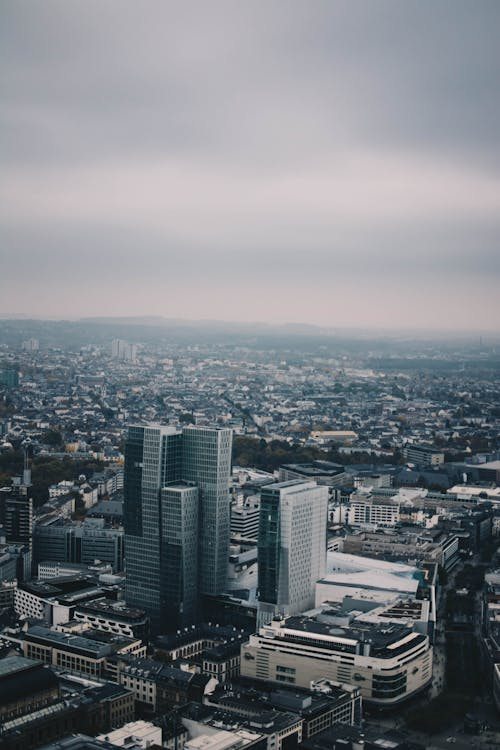
#> input picture odev/city.jpeg, 500 x 750 px
$ python main.py   (older library calls are emulated)
#> lines starting #> are read from the running program, lines starting #| are printed output that depends on the picture
import cv2
import matplotlib.pyplot as plt

image = cv2.imread('city.jpeg')
#> image is the input picture: shape (750, 500, 3); mean B, G, R 130.4, 124.6, 119.8

im_rgb = cv2.cvtColor(image,cv2.COLOR_BGR2RGB)


median_filter_image = cv2.blur(im_rgb,(4,4))
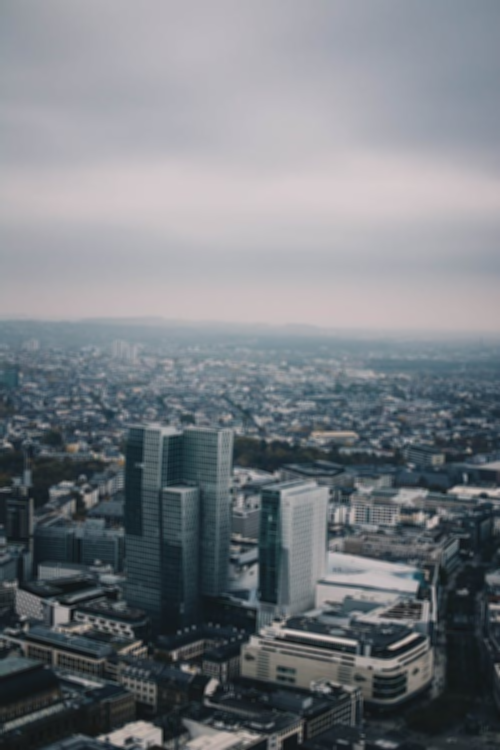
#> median_filter_image: shape (750, 500, 3); mean R, G, B 120, 124.8, 130.5


laplace_filtered_image = cv2.Laplacian(median_filter_image,cv2.CV_64F)
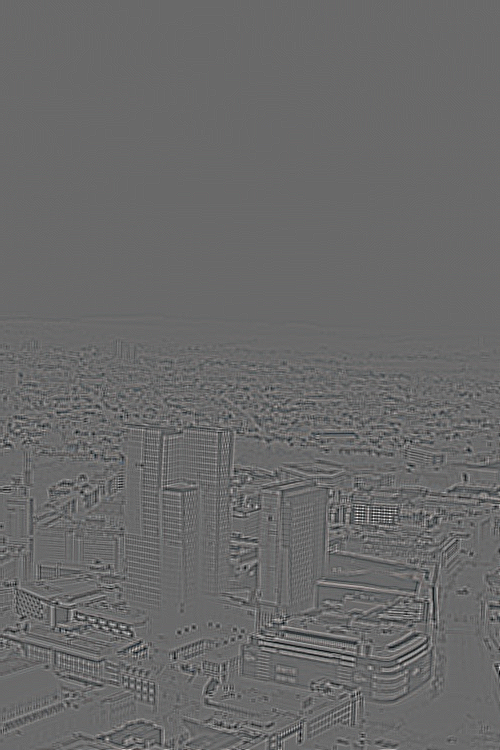
#> laplace_filtered_image: shape (750, 500, 3) float64; mean R, G, B 0, 0, 0; drawn with min black and max white


plt.figure(figsize=(15,5))

plt.subplot(1,3,1)
plt.imshow(image)
plt.title("Orijinal Resim")
plt.axis("off")

plt.subplot(1,3,2)
plt.imshow(median_filter_image)
plt.title("Orijinal Resme Medyan Filresi Uygulanmis Resim")
plt.axis("off")

plt.subplot(1,3,3)
plt.imshow(laplace_filtered_image)
plt.title("Medyan filtresi Uygulanmis Resme Laplas Filtresi Uygulanmis Hali")
plt.axis("off")


plt.show()
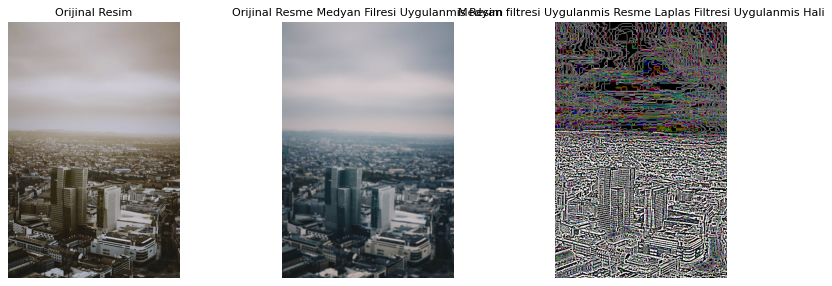
#> figure drawn by matplotlib, 3 panels; B, G, R data is drawn as R, G, B
